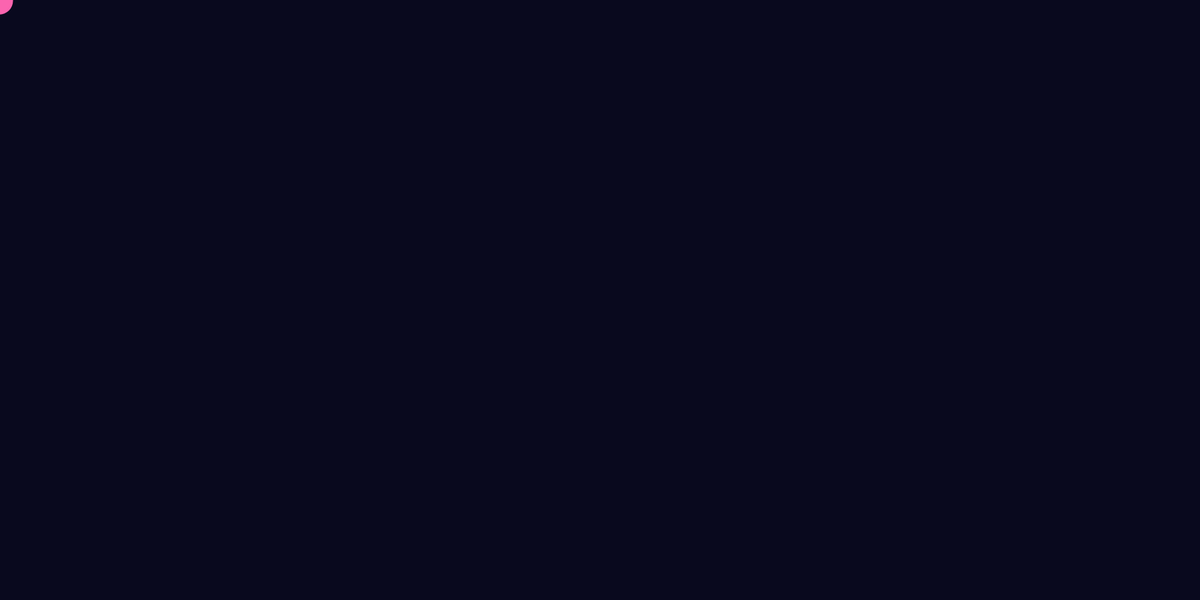
Frame 1 (no input)
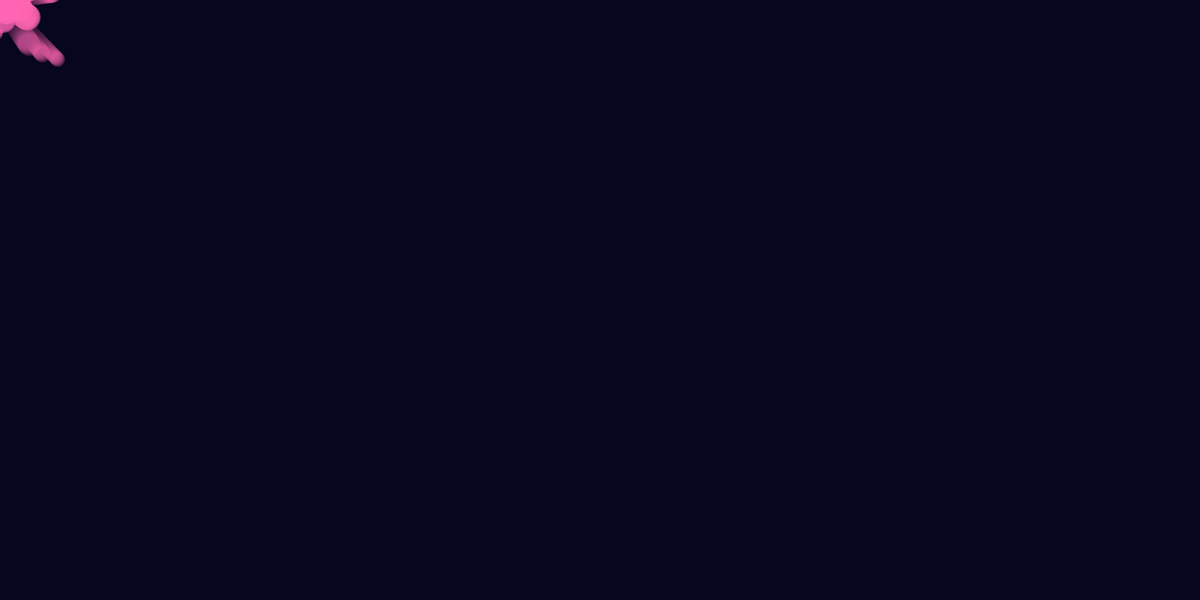
Frame 60 (no input)
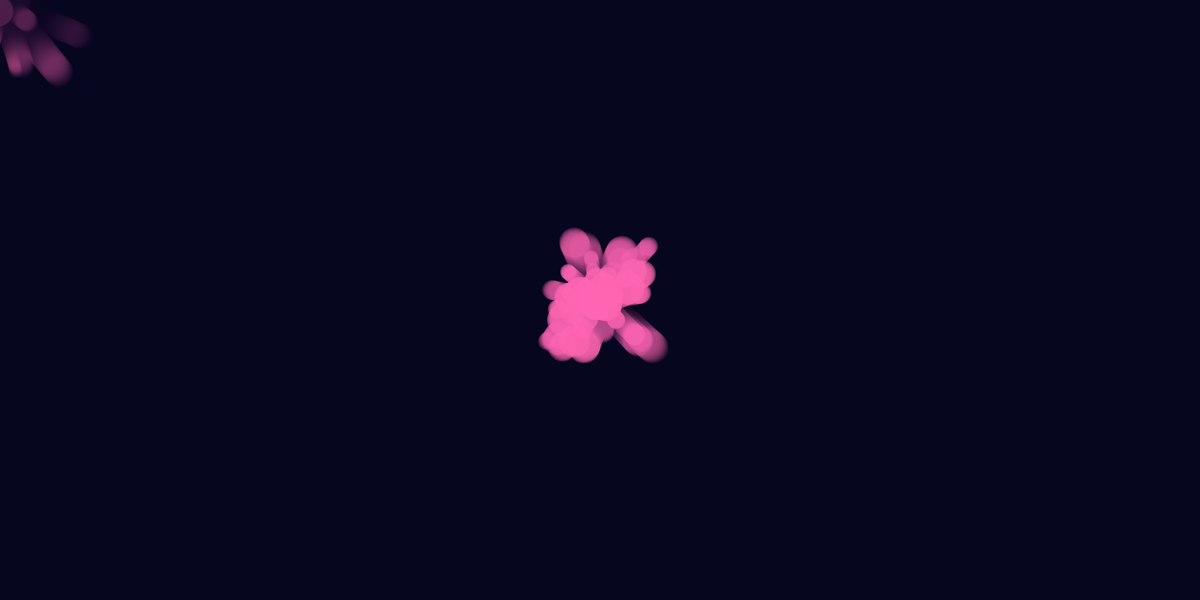
Frame 120 (the mouse pressed at the canvas centre since frame 60)

The p5.js sketch that drew these frames (run headless with seeded random() and noise() and a simulated clock; from frame 60 on, the mouse is pressed at the canvas centre):

// p5.js sketch
// ── sketch.js
let particles = [];
let colorPicker, shapeSelector;

function setup() {
  createCanvas(1800, 900);
  background(10, 10, 30);
  
  colorPicker = createColorPicker('#ff66b2');
  colorPicker.position(10, height + 10);
  
  shapeSelector = createSelect();
  shapeSelector.position(160, height + 10);
  shapeSelector.option('Circle');
  shapeSelector.option('Square');
  shapeSelector.selected('Circle');
}

function draw() {
  background(10, 10, 30, 20);
  let p = new Particle(mouseX, mouseY, colorPicker.color(), shapeSelector.value());
  particles.push(p);
  
  for (let i = particles.length - 1; i >= 0; i--) {
    particles[i].update();
    particles[i].display();
    if (particles[i].isFaded()) {
      particles.splice(i, 1);
    }
  }
}

class Particle {
  constructor(x, y, color, shape) {
    this.x = x;
    this.y = y;
    this.size = random(20, 50);
    this.alpha = 255;
    this.xSpeed = random(-2, 2);
    this.ySpeed = random(-2, 2);
    this.color = color;
    this.shape = shape;
  }
  update() {
    this.x += this.xSpeed;
    this.y += this.ySpeed;
    this.alpha -= 4;
  }
  display() {
    noStroke();
    fill(this.color.levels[0], this.color.levels[1], this.color.levels[2], this.alpha);
    if (this.shape === 'Circle') {
      ellipse(this.x, this.y, this.size, this.size);
    } else {
      rect(this.x - this.size / 2, this.y - this.size / 2, this.size, this.size);
    }
  }
  isFaded() {
    return this.alpha <= 0;
  }
}
